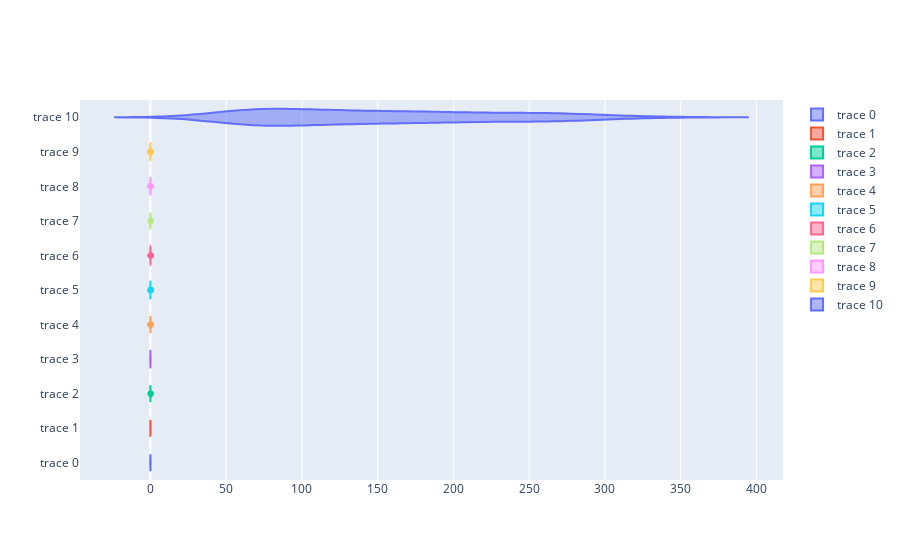

Notebook cell for this chart:
### Code cell
fig = go.Figure()


for item in inputs + outputs:
    # print(item)
    # print(dataset[item])

    fig.add_trace(go.Violin(
        x=dataset[item],
        # y=dataset[item],
        # box_visible=True,
        # line_color='black',
        # meanline_visible=True,
        # fillcolor='lightseagreen',
        # opacity=0.6,
        # x0=item
    ))

fig.show()

### Figure 1 — Plotly figure (JSON) as saved in the notebook; plotly's stock layout.template omitted (floating-point values rounded to 4 significant figures; data arrays with more than 128 entries replaced by an {"elided": "..."} marker saying what was removed)
{"data": [{"type": "violin", "x": {"elided": "442 float values"}}, {"type": "violin", "x": {"elided": "442 float values"}}, {"type": "violin", "x": {"elided": "442 float values"}}, {"type": "violin", "x": {"elided": "442 float values"}}, {"type": "violin", "x": {"elided": "442 float values"}}, {"type": "violin", "x": {"elided": "442 float values"}}, {"type": "violin", "x": {"elided": "442 float values"}}, {"type": "violin", "x": {"elided": "442 float values"}}, {"type": "violin", "x": {"elided": "442 float values"}}, {"type": "violin", "x": {"elided": "442 float values"}}, {"type": "violin", "x": {"elided": "442 int values"}}], "layout": {"autosize": true, "xaxis": {"autorange": true, "range": [-46.49, 417.5], "type": "linear"}, "yaxis": {"autorange": true, "range": [-0.5, 10.5], "type": "category"}}}
